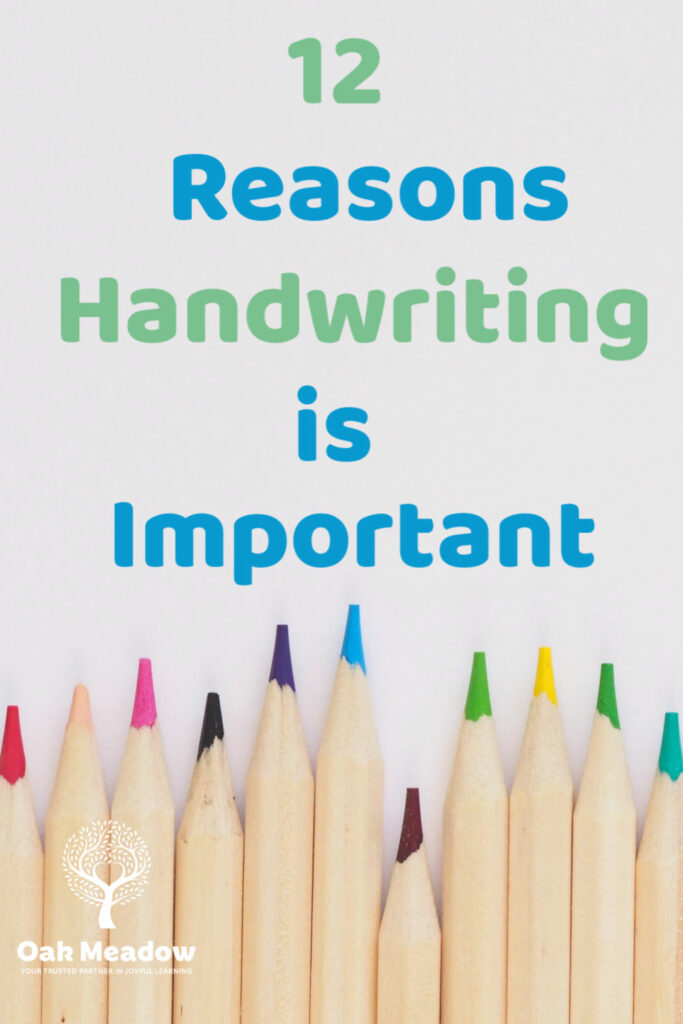
#> input picture handwriting.jpg, 683 x 1024 px
$ jupyter execute --allow-errors Text_Recognition.ipynb   (shell and % lines are left out)
#> lines starting #> are read from the running program, lines starting #| are printed output that depends on the picture
[cell 1]
import pytesseract
from PIL import Image
import cv2
import matplotlib.pyplot as plt

pytesseract.pytesseract.tesseract_cmd = r'C:\Program Files\Tesseract-OCR\tesseract.exe'

[cell 2]
img = cv2.imread("./handwriting.jpg")
#> img is the input picture: shape (1024, 683, 3); mean B, G, R 208.8, 215.8, 213.4

[cell 3]
img_rgb = cv2.cvtColor(img, cv2.COLOR_BGR2RGB)
plt.imshow(img_rgb)

[cell 4]
img_blur = cv2.medianBlur(img, 5)
plt.imshow(img_blur)

[cell 5]
img_thr = cv2.threshold(img, 200, 255, cv2.THRESH_BINARY)[1]
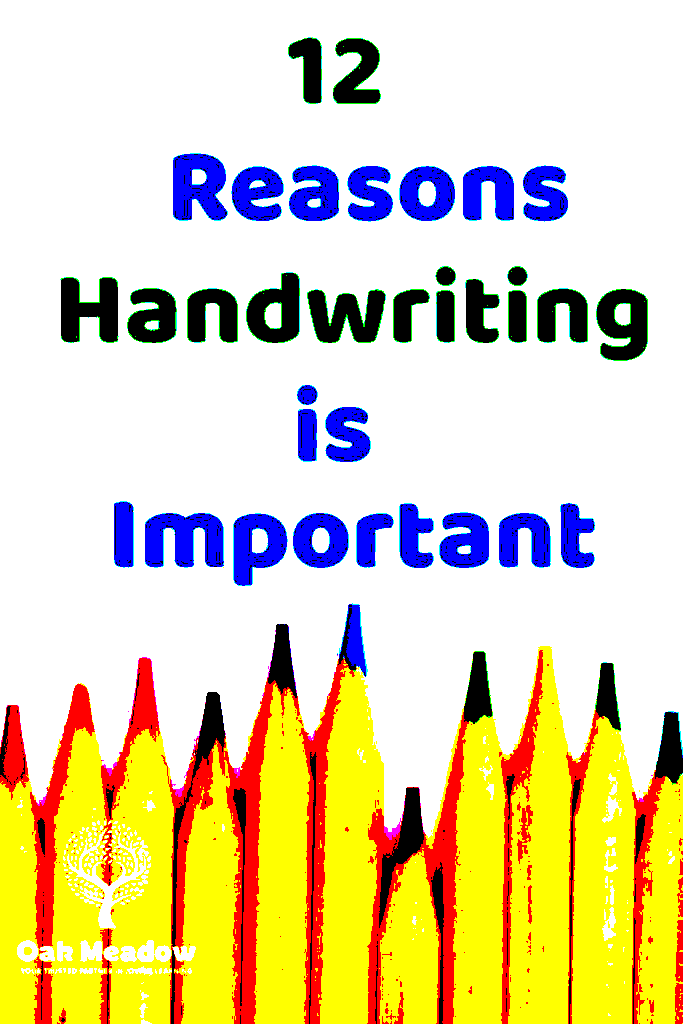
#> img_thr: shape (1024, 683, 3); mean B, G, R 173.8, 213.1, 226.6
plt.imshow(img_thr)
